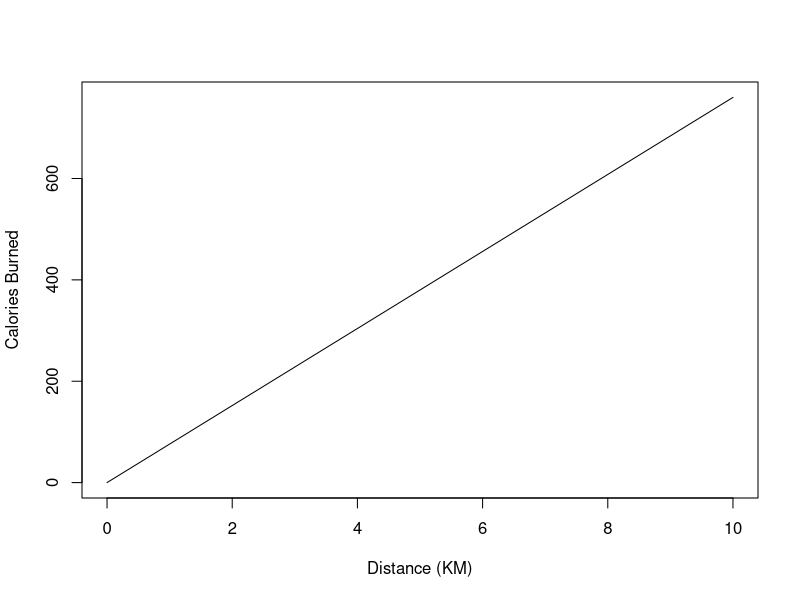

Here is the R script that generated this plot:
## ---- chunk 1
caloriesByDistance <- function(distance = 0,
                                 grade = 0,
                                 weight = 0,
                                 cff = 1,
                                 tf = 0)
{
  library(dplyr)
  
  cb <- data.frame("distance" = seq(from = 0, to = distance, by = 0.01),
                     "grade" = grade,
                     "weight" = weight,
                     "cff" = cff,
                     "tf" = tf)
  if (grade >= -15 && grade < -10)
  {
    cb <- cb %>% mutate(calories = ((((-0.02 * grade) + 0.35) * weight + tf) * distance * cff))
  }
  else if (grade >= -10 && grade < 0)
  {
    cb <- cb %>% mutate(calories = ((((0.04 * grade) + 0.95) * weight + tf) * distance * cff))
  }
  else if (grade >= 0 && grade < 10)
  {
    cb <- cb %>% mutate(calories = ((((0.05 * grade) + 0.95) * weight + tf) * distance * cff))
  }
  else if (grade >= 10)
  {
    cb <- cb %>% mutate(calories = ((((0.07 * grade) + 0.75) * weight + tf) * distance * cff))
  }
  cb <- cb %>% mutate(totalCalories = max(calories))
  cb
}
cb <- caloriesByDistance(distance = 10,
                         weight = 80)
plot(calories ~ distance, data = cb, type = 'line',
     xlab = "Distance (KM)", ylab = "Calories Burned")
